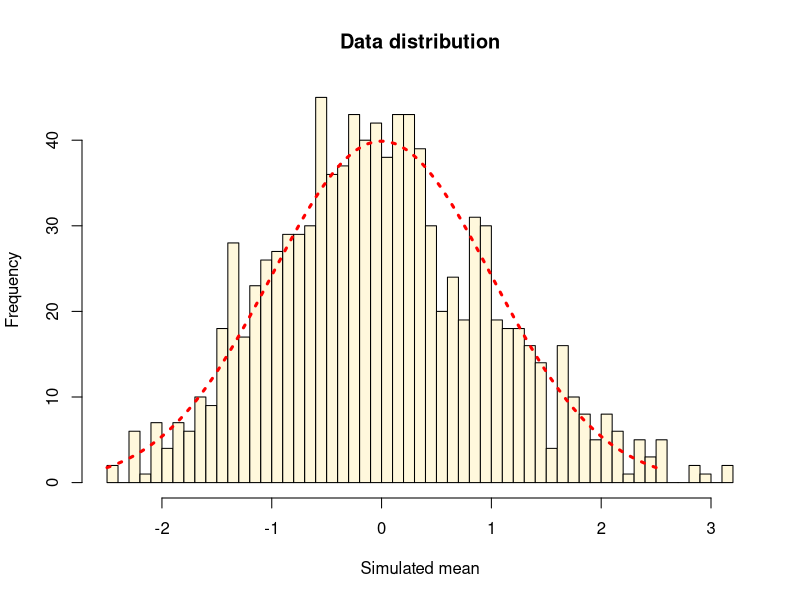
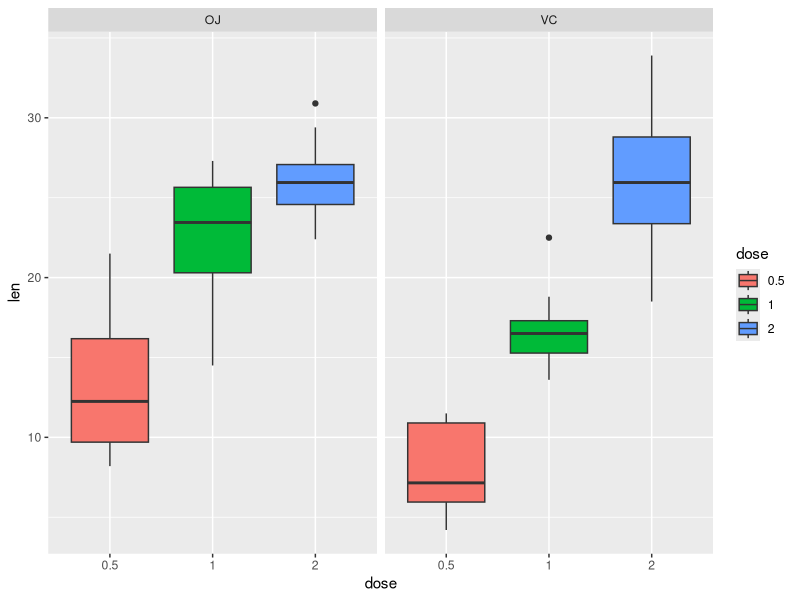
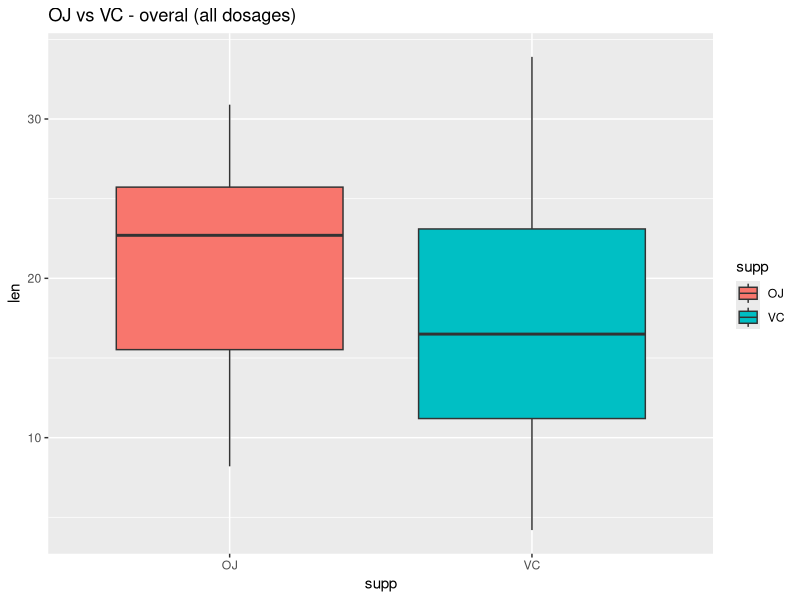
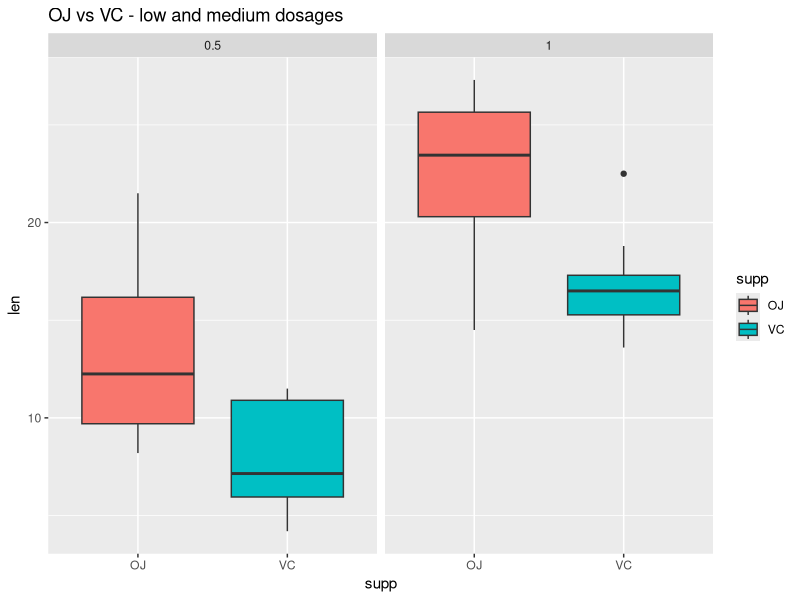

Write the R code that produced these figures, in order.
## ---- chunk 1
knitr::opts_chunk$set(echo = TRUE)
## ---- chunk 2
set.seed(1) # Set seed for reproducibility
lambda <- 0.2
n <- 40

# Simulate data
simul <- replicate(n = 1000, expr = rexp(n = n, rate = lambda))

# Calculate mean
mean_sim <- apply(simul, 2, mean)

## ---- chunk 3
# Sample mean
sample_m <- mean(mean_sim)
sample_m

# Theoretical mean
theo_m <- 1/lambda
theo_m
## ---- chunk 4
# Sample var
sample_v <- sd(mean_sim)^2
sample_v

# Theoretical var
theo_v <- (1/lambda/sqrt(n))^2
theo_v
## ---- chunk 5
# Histogram
scaled_distr <- scale(mean_sim) # z-transform to make it easier
hist(scaled_distr, main = "Data distribution", breaks = 60, col = "cornsilk", xlab = "Simulated mean") # plot

xfit <- seq(-2.5, 2.5, length = 100)
yfit <- dnorm(xfit, mean = 0, sd = 1)
lines(xfit, yfit*100, lty = 3, lwd = 3, col = "red") # plot reference line 
## ---- chunk 6
library(dplyr)
library(ggplot2)
data("ToothGrowth")
head(ToothGrowth)
summary(ToothGrowth)

unique(ToothGrowth$dose) # Check if dose is really numeric -> only 3 values, convert to factor
ToothGrowth$dose <- as.factor(ToothGrowth$dose) 
## ---- chunk 7
ggplot(aes(x=dose, y=len), data=ToothGrowth) + 
  geom_boxplot(aes(fill=dose)) +
  facet_wrap("supp")
## ---- chunk 8
a <- t.test(len ~ dose, data = ToothGrowth[ToothGrowth$dose %in% c(0.5,2) & ToothGrowth$supp == "OJ",])
b <- t.test(len ~ dose, data = ToothGrowth[ToothGrowth$dose %in% c(0.5,2) & ToothGrowth$supp == "VC",])
## ---- chunk 9
ggplot(aes(x=supp, y=len), data=ToothGrowth) + 
  geom_boxplot(aes(fill=supp)) + ggtitle("OJ vs VC - overal (all dosages)")
t <- t.test(len ~ supp, data = ToothGrowth)
## ---- chunk 10
ggplot(aes(x=supp, y=len), data=ToothGrowth[ToothGrowth$dose %in% c(0.5,1),]) + 
  geom_boxplot(aes(fill=supp)) + facet_wrap("dose") + 
  ggtitle("OJ vs VC - low and medium dosages")

# "OJ vs VC - low dosage"
a <- t.test(len ~ supp, data = ToothGrowth[ToothGrowth$dose == 0.5,])
# "OJ vs VC - medium dosage"
b <- t.test(len ~ supp, data = ToothGrowth[ToothGrowth$dose == 1,])
